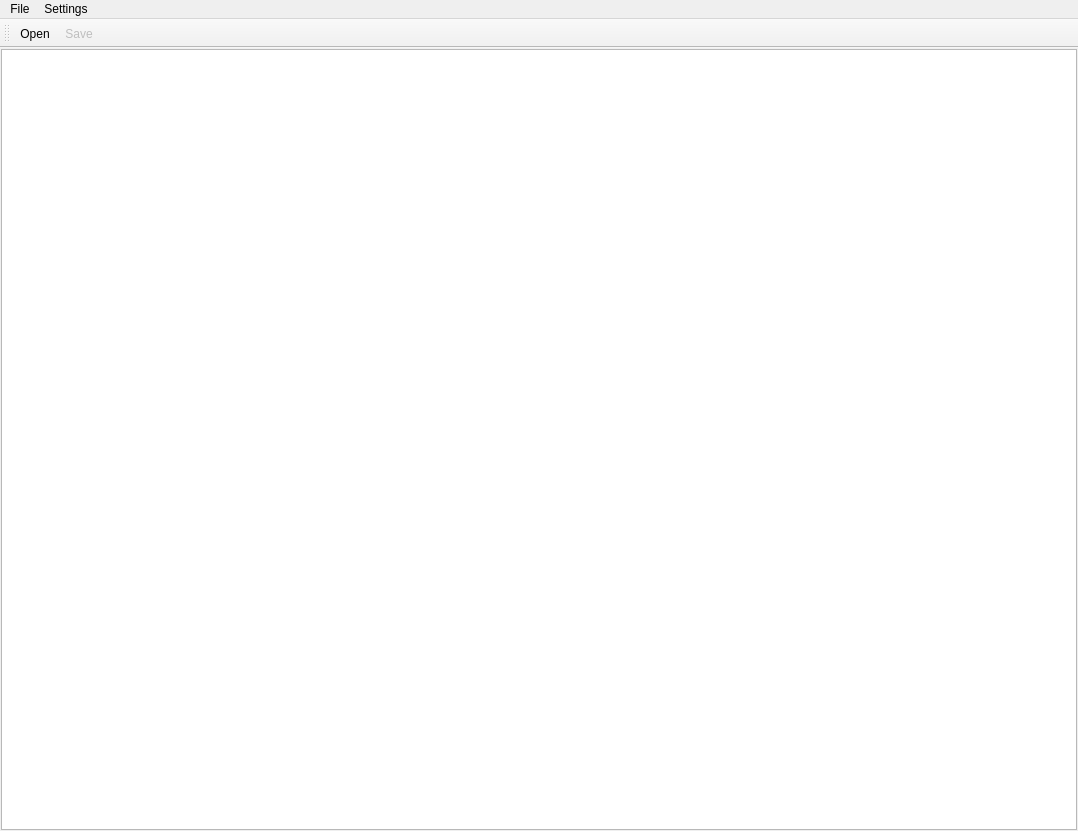
<?xml version="1.0" encoding="UTF-8"?>
<ui version="4.0">
 <class>MainWindow</class>
 <widget class="QMainWindow" name="MainWindow">
  <property name="geometry">
   <rect>
    <x>0</x>
    <y>0</y>
    <width>1078</width>
    <height>831</height>
   </rect>
  </property>
  <property name="windowTitle">
   <string>pyQode - Simple Editor</string>
  </property>
  <widget class="QWidget" name="centralwidget">
   <layout class="QGridLayout" name="gridLayout">
    <property name="margin">
     <number>1</number>
    </property>
    <property name="spacing">
     <number>1</number>
    </property>
    <item row="0" column="0">
     <widget class="QCodeEdit" name="editor"/>
    </item>
   </layout>
  </widget>
  <widget class="QMenuBar" name="menubar">
   <property name="geometry">
    <rect>
     <x>0</x>
     <y>0</y>
     <width>1078</width>
     <height>21</height>
    </rect>
   </property>
   <widget class="QMenu" name="menuFile">
    <property name="title">
     <string>File</string>
    </property>
    <addaction name="actionOpen"/>
    <addaction name="separator"/>
    <addaction name="actionSave"/>
   </widget>
   <widget class="QMenu" name="menuSettings">
    <property name="title">
     <string>Settings</string>
    </property>
    <widget class="QMenu" name="menuPanels">
     <property name="title">
      <string>Panels</string>
     </property>
    </widget>
    <widget class="QMenu" name="menuModes">
     <property name="title">
      <string>Modes</string>
     </property>
    </widget>
    <widget class="QMenu" name="menuStyles">
     <property name="title">
      <string>Styles</string>
     </property>
    </widget>
    <addaction name="menuPanels"/>
    <addaction name="menuModes"/>
    <addaction name="menuStyles"/>
   </widget>
   <addaction name="menuFile"/>
   <addaction name="menuSettings"/>
  </widget>
  <widget class="QToolBar" name="toolBar">
   <property name="windowTitle">
    <string>toolBar</string>
   </property>
   <attribute name="toolBarArea">
    <enum>TopToolBarArea</enum>
   </attribute>
   <attribute name="toolBarBreak">
    <bool>false</bool>
   </attribute>
   <addaction name="actionOpen"/>
   <addaction name="actionSave"/>
  </widget>
  <action name="actionOpen">
   <property name="icon">
    <iconset theme="document-open" resource="simple_editor.qrc">
     <normaloff>:/example_icons/rc/folder.png</normaloff>:/example_icons/rc/folder.png</iconset>
   </property>
   <property name="text">
    <string>Open</string>
   </property>
   <property name="shortcut">
    <string>Ctrl+O</string>
   </property>
   <property name="iconVisibleInMenu">
    <bool>true</bool>
   </property>
  </action>
  <action name="actionSave">
   <property name="enabled">
    <bool>false</bool>
   </property>
   <property name="icon">
    <iconset theme="document-save" resource="simple_editor.qrc">
     <normaloff>:/example_icons/rc/document-save.png</normaloff>:/example_icons/rc/document-save.png</iconset>
   </property>
   <property name="text">
    <string>Save</string>
   </property>
   <property name="shortcut">
    <string>Ctrl+S</string>
   </property>
   <property name="iconVisibleInMenu">
    <bool>true</bool>
   </property>
  </action>
  <action name="actionPanel">
   <property name="text">
    <string>Panel</string>
   </property>
  </action>
  <action name="actionModes">
   <property name="text">
    <string>Modes</string>
   </property>
  </action>
  <action name="actionAbout">
   <property name="icon">
    <iconset theme="help-about">
     <normaloff/>
    </iconset>
   </property>
   <property name="text">
    <string>About</string>
   </property>
  </action>
  <action name="actionD">
   <property name="text">
    <string>d</string>
   </property>
  </action>
 </widget>
 <customwidgets>
  <customwidget>
   <class>QCodeEdit</class>
   <extends>QPlainTextEdit</extends>
   <header>pyqode.core.editor</header>
  </customwidget>
 </customwidgets>
 <resources>
  <include location="simple_editor.qrc"/>
 </resources>
 <connections/>
</ui>
